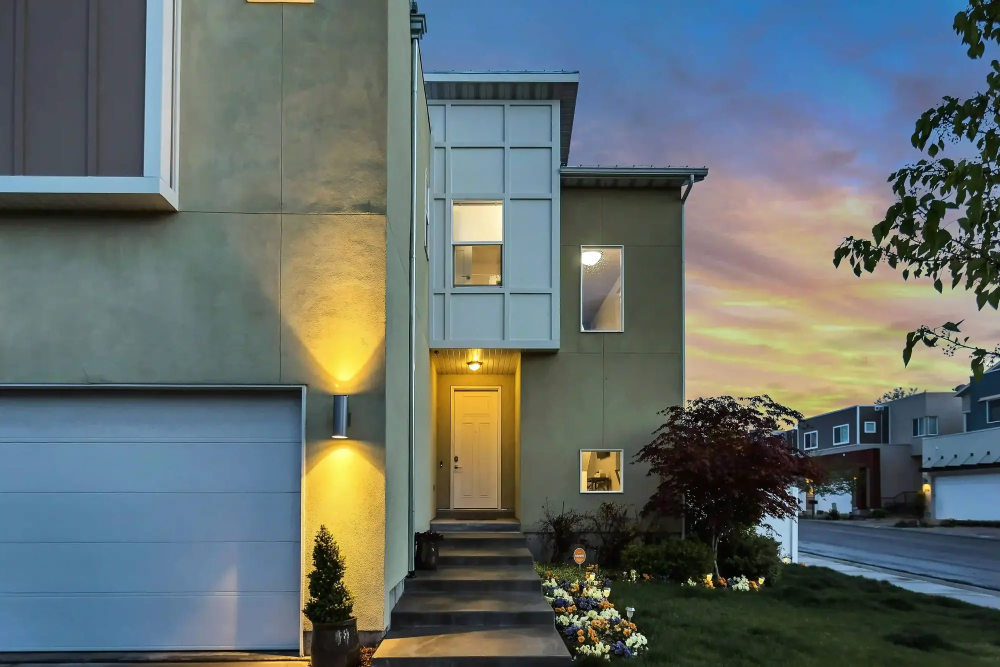
#> input picture assets/Vila-big-background.webp, 2000 x 1334 px, found by its file name (shown at 1/2 size)
$ python make_layers.py out.png ../../../assets/Vila-big-background.webp
#> lines starting #> are read from the running program, lines starting #| are printed output that depends on the picture; after the words box and inside, x2 and y2 are one past the last pixel; in counts of white or black regions, pixels touching at a corner belong together
"""Build the relightable villa scene for the hero panel (prototype media).

From assets/Vila-big-background.webp (a dusk photo with its lights on) this makes:
  villa-night.webp      the square crop with every artificial light switched off
  villa-light-int.webp  interior light (three windows), blended with `screen`
  villa-light-ext.webp  exterior light (wall sconce, porch, garden lights), `screen`
`screen`-ing the two light layers over the night base at full opacity gives back the
original photo (the layers are the exact screen-inverse), so a scene is just three
opacities plus the shutters, which the page draws itself.
"""
import json
import sys

import numpy as np
from PIL import Image, ImageDraw, ImageFilter

SRC = 'C:/Users/mlolo/claude/abdo7085.github.io/assets/Vila-big-background.webp'
OUT = sys.argv[1]
PREVIEW = sys.argv[2]

full = Image.open(SRC).convert('RGB')
#> full is the input picture: PIL image 2000x1334 RGB; mean R, G, B 99.6, 109.8, 108
F = np.asarray(full).astype(np.float32) / 255.0
X0, Y0, S = 500, 330, 920          # the screen shows this square of the photo
o = F[Y0:Y0 + S, X0:X0 + S].copy()


def m_poly(points, feather):
    m = Image.new('L', (S, S), 0)
    ImageDraw.Draw(m).polygon([(x - X0, y - Y0) for x, y in points], fill=255)
    if feather:
        m = m.filter(ImageFilter.GaussianBlur(feather))
    return np.asarray(m).astype(np.float32)[..., None] / 255.0


def m_rect(x1, y1, x2, y2, feather):
    return m_poly([(x1, y1), (x2, y1), (x2, y2), (x1, y2)], feather)


def blur(a, r):
    out = np.zeros_like(a)
    for c in range(3):
        ch = Image.fromarray(np.clip(a[..., c] * 255, 0, 255).astype(np.uint8))
        out[..., c] = np.asarray(ch.filter(ImageFilter.GaussianBlur(r))).astype(np.float32) / 255.0
    return out


def gray(a):
    return (a[..., :1] * 0.299 + a[..., 1:2] * 0.587 + a[..., 2:3] * 0.114)


u = o.copy()

# ── 1. Windows: lit interiors → dark night glass (keeps a faint hint of the room) ──
WINDOWS = {  # glass rectangles measured on the photo (full-image pixels)
    'A1': (906, 402, 1005, 483), 'A2': (908, 490, 1004, 573),
    'B': (1163, 494, 1243, 662), 'C': (1163, 903, 1242, 983),
}
win_mask = np.zeros((S, S, 1), np.float32)
for (x1, y1, x2, y2) in WINDOWS.values():
    m = m_rect(x1, y1, x2, y2, 1.2)
    t = np.linspace(0, 1, S, dtype=np.float32)[:, None, None]
    glass = (1 - t) * np.array([0.27, 0.31, 0.37], np.float32) + t * np.array([0.13, 0.15, 0.18], np.float32)
    glass = glass * np.ones((S, S, 3), np.float32)
    dark = glass * 0.9 + gray(o) * 0.1
    u = u * (1 - m) + dark * m
    win_mask = np.maximum(win_mask, m)
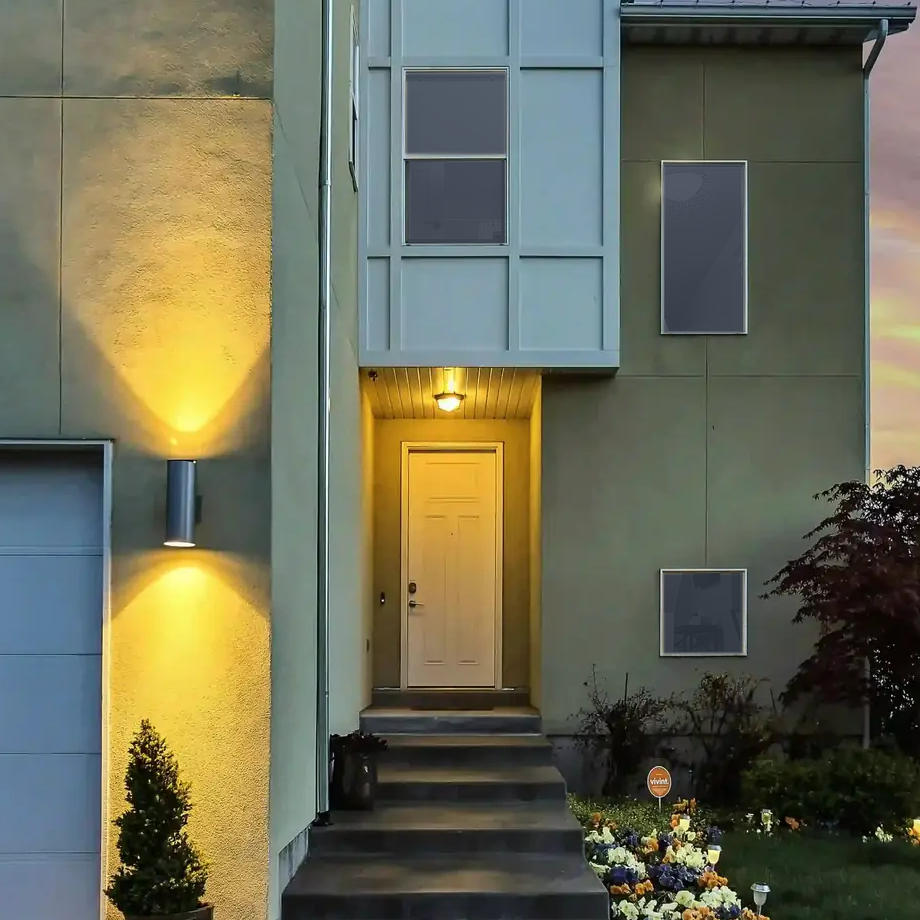
#> u: shape (920, 920, 3) float32; mean R, G, B 0.424, 0.423, 0.339
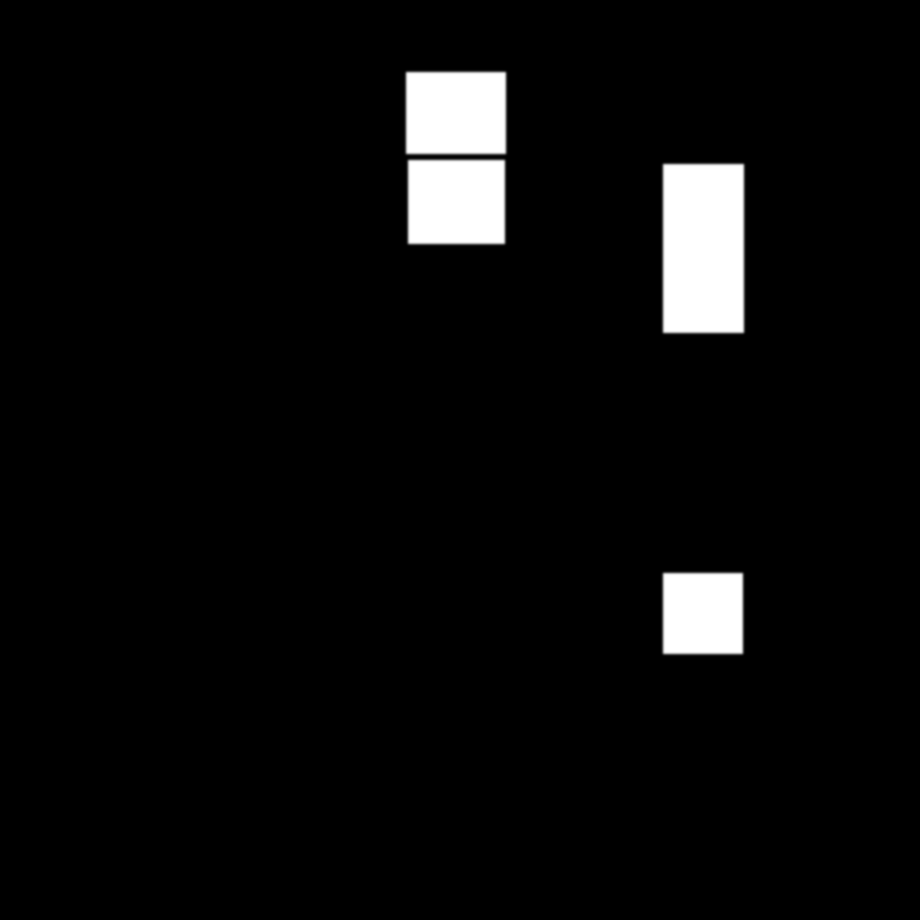
#> win_mask: shape (920, 920, 1) float32; min 0, max 1, mean 0.0431

# ── 2. Wall sconce: divide out the warm beams, keep the stucco texture ──
ref_wall = F[450:700, 380:540].reshape(-1, 3).mean(0)            # same facade, no beam
#> ref_wall = [0.393, 0.455, 0.423]
# the column face: 562–772 above the garage door, 610–772 beside it; soft top edge into the real wall
sconce = m_poly([(562, 470), (772, 470), (772, 1085), (610, 1085), (610, 772), (562, 772)], 6)
#> in m_poly (call 5), `ImageDraw.Draw(m).polygon([(x - X0, y - Y0) for x, y in points], fill=..`: m: PIL image 920x920 L; 13.6% white; 1 white region, box (x1, y1, x2, y2) and area: (62, 140, 273, 756) 114952
ramp = np.clip((np.arange(S, dtype=np.float32)[:, None, None] + Y0 - 470) / 60.0, 0, 1)
sconce = sconce * ramp
ref_col = F[380:440, 572:760].reshape(-1, 3).mean(0)              # same column, above the beam
#> ref_col = [0.507, 0.477, 0.368]
patch = F[452:700, 382:542]                                        # unlit plaster, same plane
tile = np.concatenate([patch, patch[:, ::-1]], 1)
tile = np.concatenate([tile, tile[::-1]], 0)
#> tile: shape (496, 320, 3) float32
reps = (S // tile.shape[0] + 2, S // tile.shape[1] + 2, 1)
#> reps = (3, 4, 1)
tex = np.tile(tile, reps)[:S, :S]
tex = tex - blur(tex, 40) + ref_col                                  # keep grain, flatten shading
yy = np.linspace(-1, 1, S, dtype=np.float32)[:, None, None]
#> yy = 920 values from -1 to 1
tex = np.clip(tex * (1 - 0.05 * yy), 0, 1)                           # sky light fades slightly downwards
u = u * (1 - sconce) + tex * sconce
# glow on the wall behind the plant: brightness-only de-light, so the plant keeps its colours
low = m_poly([(606, 1060), (776, 1060), (776, 1200), (606, 1200)], 18)
#> in m_poly (call 6), `ImageDraw.Draw(m).polygon([(x - X0, y - Y0) for x, y in points], fill=..`: m: PIL image 920x920 L; 2.8% white; 1 white region, box (x1, y1, x2, y2) and area: (106, 730, 277, 871) 24111
k = np.clip(gray(ref_col[None, None, :]) / np.maximum(gray(blur(o, 26)), 1e-3), 0.45, 1.0)
#> call 2 of blur, with r = 26
#> in blur (call 2), `out = np.zeros_like(a)`: out: shape (920, 920, 3) float32; every value is 0
#> after the loop in blur (call 2), `for c in range(3):`:
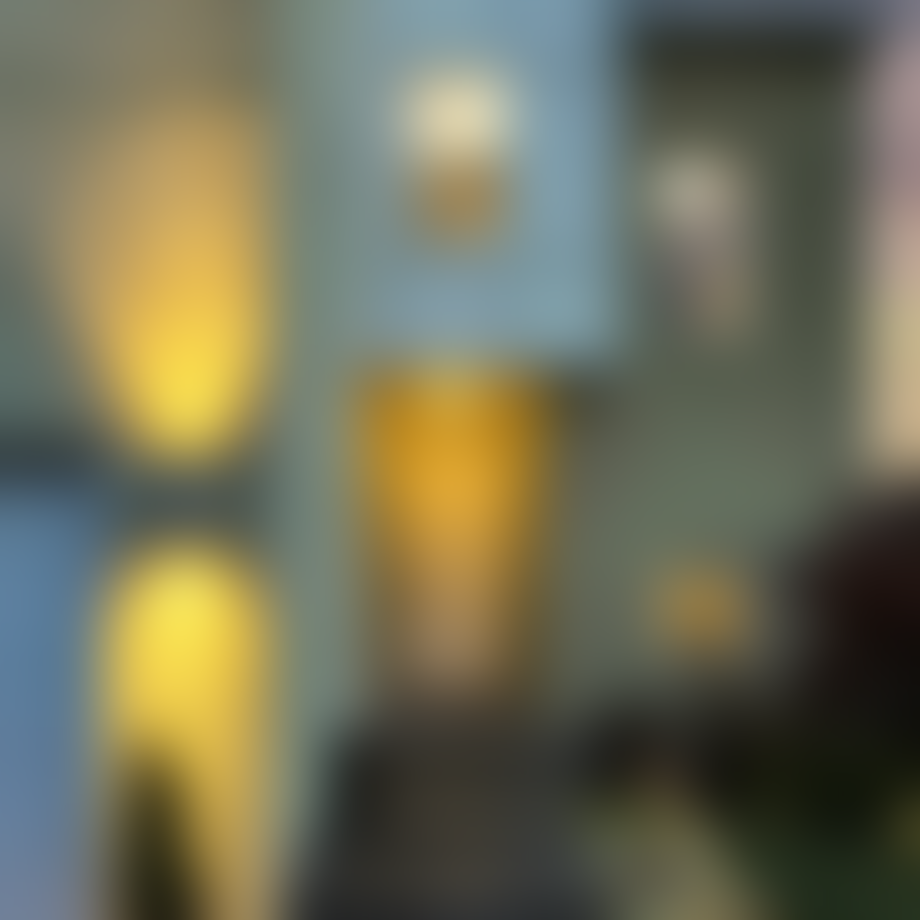
#> out: shape (920, 920, 3) float32; mean R, G, B 0.442, 0.437, 0.344
dl = o * k
dl = dl * 0.5 + gray(dl) * (ref_col / gray(ref_col[None, None, :])) * 0.5   # take the warmth out
u = u * (1 - low) + dl * low
sconce = np.maximum(sconce, low)
fx = m_rect(663, 784, 701, 882, 1.5)                                 # the fixture itself, switched off
#> in m_poly (call 7), `ImageDraw.Draw(m).polygon([(x - X0, y - Y0) for x, y in points], fill=..`: m: PIL image 920x920 L; 0.46% white; 1 white region, box (x1, y1, x2, y2) and area: (163, 454, 202, 553) 3861
fixture_off = np.clip(gray(o) * 0.55 * np.array([0.96, 1.0, 1.03], np.float32), 0, 1)
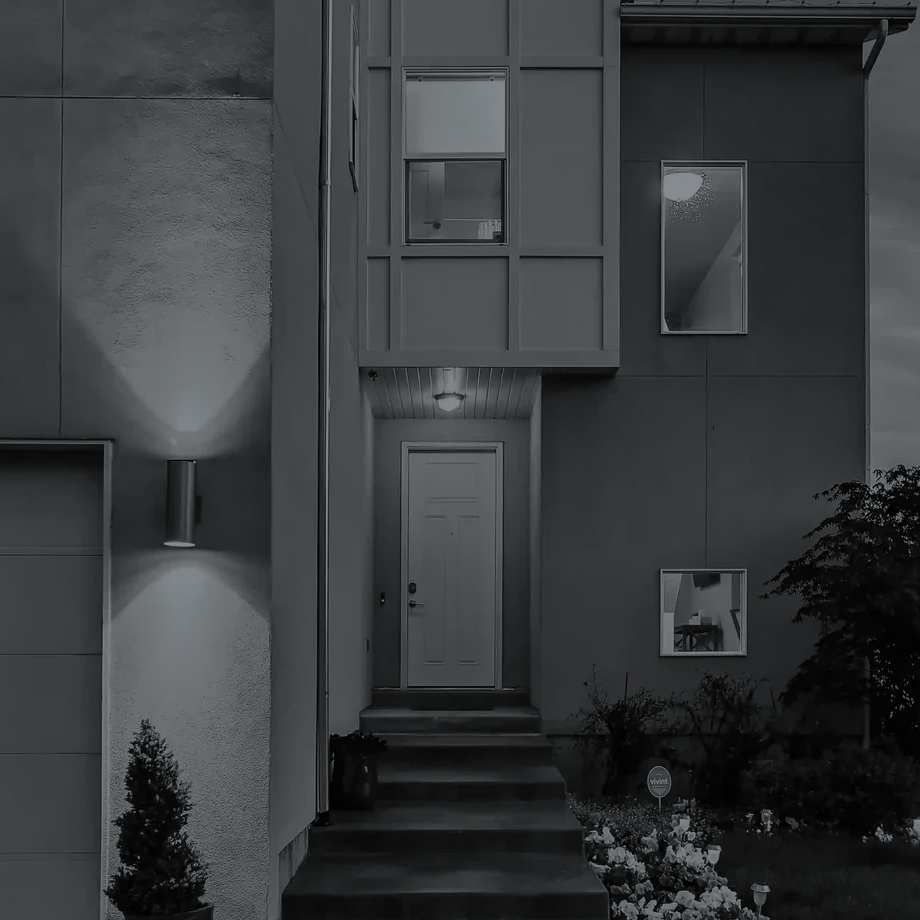
#> fixture_off: shape (920, 920, 3) float32; mean R, G, B 0.225, 0.235, 0.242
u = u * (1 - fx) + fixture_off * fx

# ── 3. Porch: recessed entrance under the canopy, ceiling lamp off ──
porch = m_poly([(862, 696), (1041, 696), (1041, 1036), (862, 1036)], 8)
#> in m_poly (call 8), `ImageDraw.Draw(m).polygon([(x - X0, y - Y0) for x, y in points], fill=..`: m: PIL image 920x920 L; 7.3% white; 1 white region, box (x1, y1, x2, y2) and area: (362, 366, 542, 707) 61380
#> in m_poly (call 8), `m = m.filter(ImageFilter.GaussianBlur(feather))`:
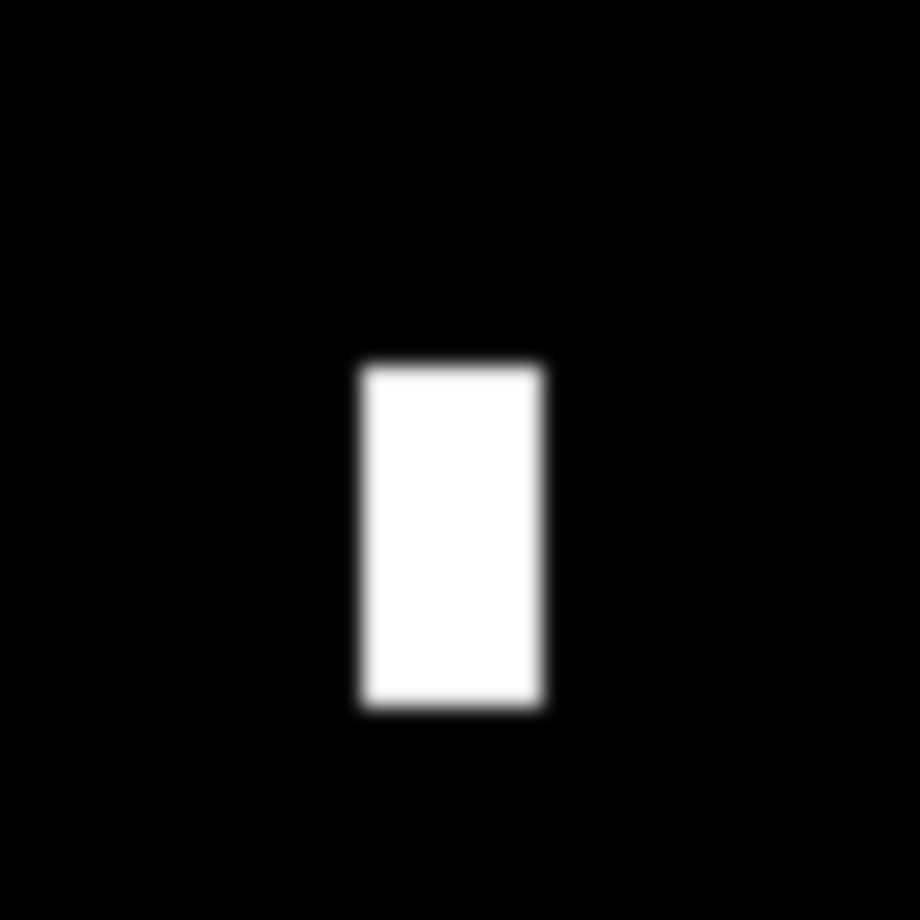
#> m: PIL image 920x920 L; min 0, max 255, mean 18.5
spill = m_poly([(848, 1036), (1052, 1036), (1060, 1110), (840, 1110)], 16) * 0.6
ratio = np.clip(gray(o) / np.maximum(gray(blur(o, 30)), 1e-3), 0.6, 1.45)
delit_p = np.clip(ratio * (ref_wall * 0.56), 0, 1)
pm = np.maximum(porch, spill)
u = u * (1 - pm) + delit_p * pm

# ── 4. Garden path lights: warm hot spots replaced by their surroundings ──
gx1, gy1, gx2, gy2 = 1160 - X0, 1130 - Y0, 1310 - X0, S
reg = o[gy1:gy2, gx1:gx2]
hot = (reg[..., 0] > 0.72) & ((reg[..., 0] - reg[..., 2]) > 0.22)
hot_img = Image.fromarray((hot * 255).astype(np.uint8)).filter(ImageFilter.MaxFilter(5)).filter(ImageFilter.GaussianBlur(2))
hm = np.asarray(hot_img).astype(np.float32)[..., None] / 255.0
med = np.asarray(Image.fromarray((reg * 255).astype(np.uint8)).filter(ImageFilter.MedianFilter(11))).astype(np.float32) / 255.0
u[gy1:gy2, gx1:gx2] = reg * (1 - hm) + med * 0.75 * hm
garden = np.zeros((S, S, 1), np.float32)
garden[gy1:gy2, gx1:gx2] = hm

# ── Light layers = exact screen-inverse of (night → original) ──
def screen_inverse(mask):
    L = 1 - (1 - o) / np.maximum(1 - u, 1e-3)
    return np.clip(L, 0, 1) * (mask > 0.002)


ext_mask = np.maximum(np.maximum(sconce, pm), garden)
L_int = screen_inverse(win_mask)
L_ext = screen_inverse(ext_mask)


def bbox(mask, pad=6):
    ys, xs = np.where(mask[..., 0] > 0.002)
    return max(0, xs.min() - pad), max(0, ys.min() - pad), min(S, xs.max() + pad + 1), min(S, ys.max() + pad + 1)


def save(arr, path, q):
    Image.fromarray(np.clip(arr * 255 + 0.5, 0, 255).astype(np.uint8)).save(path, 'WEBP', quality=q, method=6)


save(u, OUT + '/villa-night.webp', 80)
geo = {'size': S}
for name, L, mask in (('int', L_int, win_mask), ('ext', L_ext, ext_mask)):
    x1, y1, x2, y2 = bbox(mask)
    save(L[y1:y2, x1:x2], OUT + '/villa-light-' + name + '.webp', 85)
    geo[name] = {k: round(v / S * 100, 3) for k, v in (('left', x1), ('top', y1), ('width', x2 - x1), ('height', y2 - y1))}
#> this loop made 2 passes
#> (name, x1, y1, x2, y2) on passes 1 to 2: ('int', 397, 63, 753, 663), ('ext', 41, 135, 782, 920)
#> after the loop, geo = 3 items
geo['shutters'] = {
    'A': {k: round(v / S * 100, 3) for k, v in (('left', 905 - X0), ('top', 401 - Y0), ('width', 1006 - 905), ('height', 574 - 401))},
    'B': {k: round(v / S * 100, 3) for k, v in (('left', 1163 - X0), ('top', 493 - Y0), ('width', 1244 - 1163), ('height', 663 - 493))},
    'C': {k: round(v / S * 100, 3) for k, v in (('left', 1163 - X0), ('top', 902 - Y0), ('width', 1243 - 1163), ('height', 984 - 902))},
}
json.dump(geo, open(OUT + '/villa-geometry.json', 'w'), indent=1)


# ── Check: night + layers (from the saved, compressed files) ≈ original ──
def load(p):
    return np.asarray(Image.open(p).convert('RGB')).astype(np.float32) / 255.0


def compose(dim, a_int, a_ext, shutters_closed):
#> called with dim = 0, a_int = 1, a_ext = 1, shutters_closed = False
    base = load(OUT + '/villa-night.webp') * (1 - dim)
    out = base.copy()
    for name, a in (('int', a_int), ('ext', a_ext)):
        g = geo[name]
#> g = {'left': 43.15, 'top': 6.85, 'width': 38.7, 'height': 65.22}
        x1 = round(g['left'] * S / 100); y1 = round(g['top'] * S / 100)
#> after `x1 = round(g['left'] * S / 100)`: x1 = 397
#> after `y1 = round(g['top'] * S / 100)`: y1 = 63
        L = load(OUT + '/villa-light-' + name + '.webp') * a
        h, w = L.shape[:2]
#> h = 600; w = 356
        if name == 'ext':
            continue_later = (x1, y1, L)
        else:
            out[y1:y1 + h, x1:x1 + w] = 1 - (1 - out[y1:y1 + h, x1:x1 + w]) * (1 - L)
    if shutters_closed:
        for g in geo['shutters'].values():
            x1 = round(g['left'] * S / 100); y1 = round(g['top'] * S / 100)
            w = round(g['width'] * S / 100); h = round(g['height'] * S / 100)
            rows = np.arange(h)[:, None, None]
            slat = np.select([rows % 6 == 5, rows % 6 == 4], [0.40, 0.50], 0.60).astype(np.float32) * np.ones((h, w, 3), np.float32)
            slat *= (1 - 0.16 * (rows / h))                                  # light from the sky, darker low
            slat[:3] *= 0.6                                                   # shadow under the lintel
            slat[-3:] = 0.36                                                  # bottom bar
            slat *= np.array([0.97, 1.0, 1.03], np.float32) * (1 - dim * 0.85)
            out[y1:y1 + h, x1:x1 + w] = slat
    x1, y1, L = continue_later
    h, w = L.shape[:2]
    out[y1:y1 + h, x1:x1 + w] = 1 - (1 - out[y1:y1 + h, x1:x1 + w]) * (1 - L)
    return out


rec = compose(0, 1, 1, False)
err = np.abs(rec - o)
print('reconstruction error: mean %.4f  p99 %.4f' % (err.mean(), np.percentile(err, 99)))
#| reconstruction error: mean 0.0133  p99 0.1608
row = [compose(0, 1, 1, False), compose(0, 0, 0, False), compose(0.35, 0.3, 0.6, True), compose(0.62, 0, 1, True)]
sheet = np.concatenate([np.concatenate(row[:2], 1), np.concatenate(row[2:], 1)], 0)
Image.fromarray((np.clip(sheet, 0, 1) * 255).astype(np.uint8)).resize((920, 920)).save(PREVIEW)
import os
for f in ('villa-night.webp', 'villa-light-int.webp', 'villa-light-ext.webp'):
    print(f, os.path.getsize(OUT + '/' + f) // 1024, 'KB')
print(json.dumps(geo))
#> (printed output is left out)
